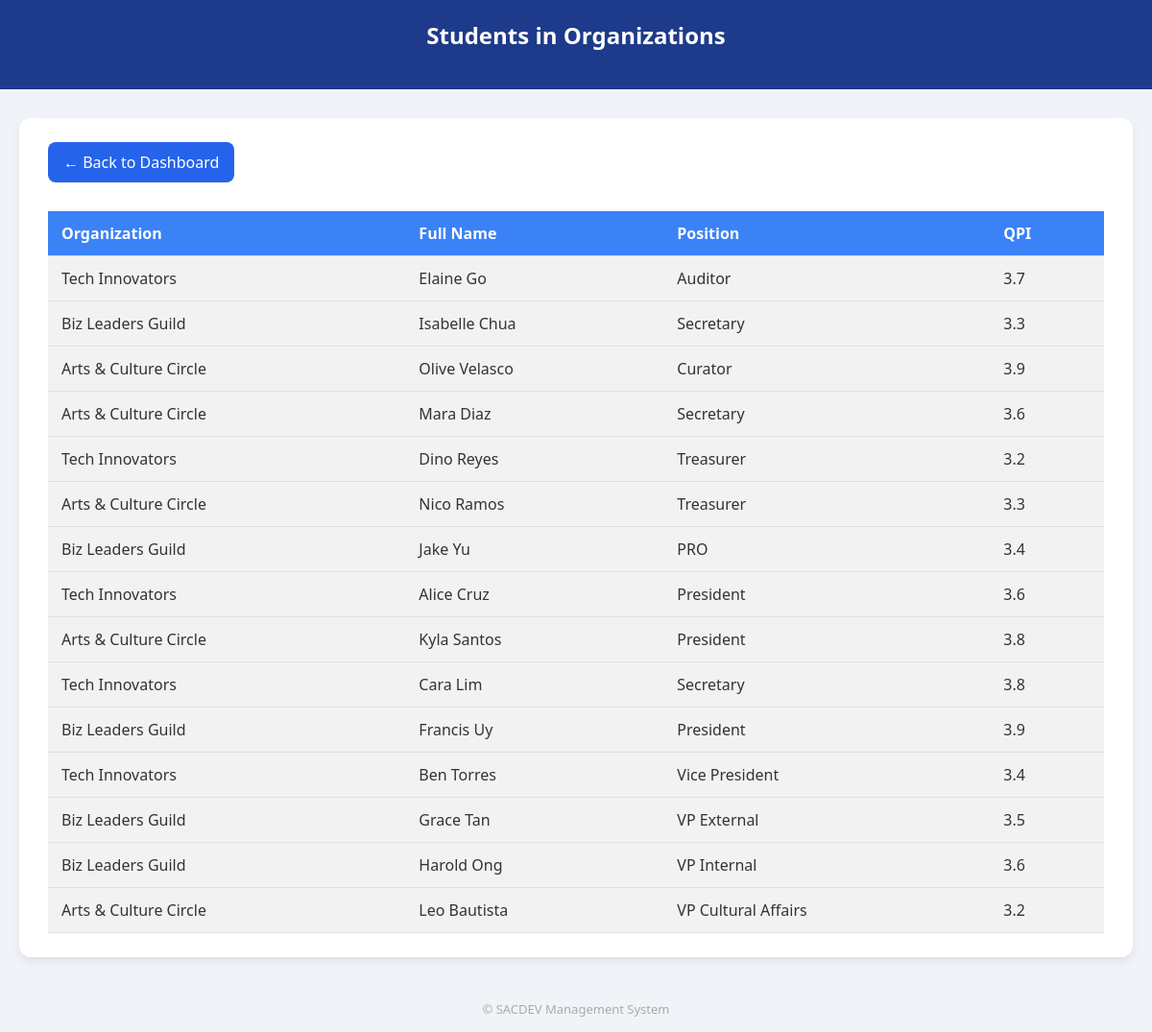
The page /students_orgs on the database its author committed.
### tables this page shows
CREATE TABLE members (
        id INTEGER PRIMARY KEY AUTOINCREMENT,
        org_id INTEGER,
        full_name TEXT,
        position TEXT,
        email TEXT,
        contact_no TEXT,
        sex TEXT,
        qpi REAL,
        course TEXT,
        year_level TEXT,
        college TEXT,
        FOREIGN KEY (org_id) REFERENCES organizations(id)
    );

CREATE TABLE organizations (
        id INTEGER PRIMARY KEY AUTOINCREMENT,
        name TEXT NOT NULL,
        description TEXT,
        mission TEXT,
        vision TEXT,
        status TEXT DEFAULT 'Pending'
    );

### app.py (the view)
@app.route('/students_orgs')
def students_orgs():
    try:
        conn = sqlite3.connect('database/users.db')
        conn.row_factory = sqlite3.Row
        c = conn.cursor()
        c.execute('''
            SELECT o.name AS org_name, m.*
            FROM members m
            JOIN organizations o ON m.org_id = o.id
        ''')
        students = c.fetchall()
        conn.close()
        return render_template('students_orgs.html', students=students)
    except Exception as e:
        import traceback
        return f"<pre>{traceback.format_exc()}</pre>"

### app.py (called while the page is built)
@app.teardown_appcontext
def close_connection(exception):
    db = getattr(g, '_database', None)
    if db is not None:
        db.close()

### templates/students_orgs.html (shortened to what this page needs)
<!DOCTYPE html>
<html lang="en">
<head>
</head>
<body>
    <div class="header">
        <h1>Students in Organizations</h1>
    </div>
    <div class="container">
        <a href="http://127.0.0.1:5000/sacdev_dashboard" class="back-button">← Back to Dashboard</a>
        {% if students %}
        <table>
            <thead>
                <tr>
                    <th>Organization</th>
                    <th>Full Name</th>
                    <th>Position</th>
                    <th>QPI</th>
                </tr>
            </thead>
            <tbody>
                {% for student in students %}
                <tr class="expand-toggle">
                    <td>{{ student['org_name'] }}</td>
                    <td>{{ student['full_name'] }}</td>
                    <td>{{ student['position'] }}</td>
                    <td>{{ student['qpi'] }}</td>
                </tr>
                {% endfor %}
            </tbody>
        </table>
        {% else %}
        <p>No student organization data available.</p>
        {% endif %}
    </div>
    <div class="footer">
        &copy; {{ year }} SACDEV Management System
    </div>
</body>
</html>

### templates/students_orgs.html (style rules this page uses)
body { font-family: 'Segoe UI', Tahoma, Geneva, Verdana, sans-serif; background-color: #f0f4f8; color: #333; margin: 0; padding: 0; }
.header { background-color: #1e3a8a; padding: 20px; color: #fff; text-align: center; }
.container { max-width: 1100px; margin: 30px auto; background-color: #ffffff; padding: 25px 30px; box-shadow: 0 4px 8px rgba(0, 0, 0, 0.08); border-radius: 12px; }
h1 { margin: 0 0 20px 0; font-size: 24px; }
.back-button { display: inline-block; margin-bottom: 20px; padding: 10px 16px; background-color: #2563eb; color: white; text-decoration: none; border-radius: 8px; font-weight: 500; transition: background-color 0.3s ease; }
table { width: 100%; border-collapse: collapse; margin-top: 10px; }
th, td { padding: 12px 14px; border-bottom: 1px solid #e0e0e0; text-align: left; }
th { background-color: #3b82f6; color: white; font-weight: 600; }
tr.expand-toggle { background-color: #f2f2f2; }
.footer { text-align: center; padding: 15px; color: #aaa; font-size: 13px; }

### rows shown on the page
members: org_name "Tech Innovators", full_name "Elaine Go", position "Auditor", qpi "3.7"
members: org_name "Biz Leaders Guild", full_name "Isabelle Chua", position "Secretary", qpi "3.3"
members: org_name "Arts & Culture Circle", full_name "Olive Velasco", position "Curator", qpi "3.9"
members: org_name "Arts & Culture Circle", full_name "Mara Diaz", position "Secretary", qpi "3.6"
members: org_name "Tech Innovators", full_name "Dino Reyes", position "Treasurer", qpi "3.2"
members: org_name "Arts & Culture Circle", full_name "Nico Ramos", position "Treasurer", qpi "3.3"
members: org_name "Biz Leaders Guild", full_name "Jake Yu", position "PRO", qpi "3.4"
members: org_name "Tech Innovators", full_name "Alice Cruz", position "President", qpi "3.6"
members: org_name "Arts & Culture Circle", full_name "Kyla Santos", position "President", qpi "3.8"
members: org_name "Tech Innovators", full_name "Cara Lim", position "Secretary", qpi "3.8"
members: org_name "Biz Leaders Guild", full_name "Francis Uy", position "President", qpi "3.9"
members: org_name "Tech Innovators", full_name "Ben Torres", position "Vice President", qpi "3.4"
members: org_name "Biz Leaders Guild", full_name "Grace Tan", position "VP External", qpi "3.5"
members: org_name "Biz Leaders Guild", full_name "Harold Ong", position "VP Internal", qpi "3.6"
members: org_name "Arts & Culture Circle", full_name "Leo Bautista", position "VP Cultural Affairs", qpi "3.2"
